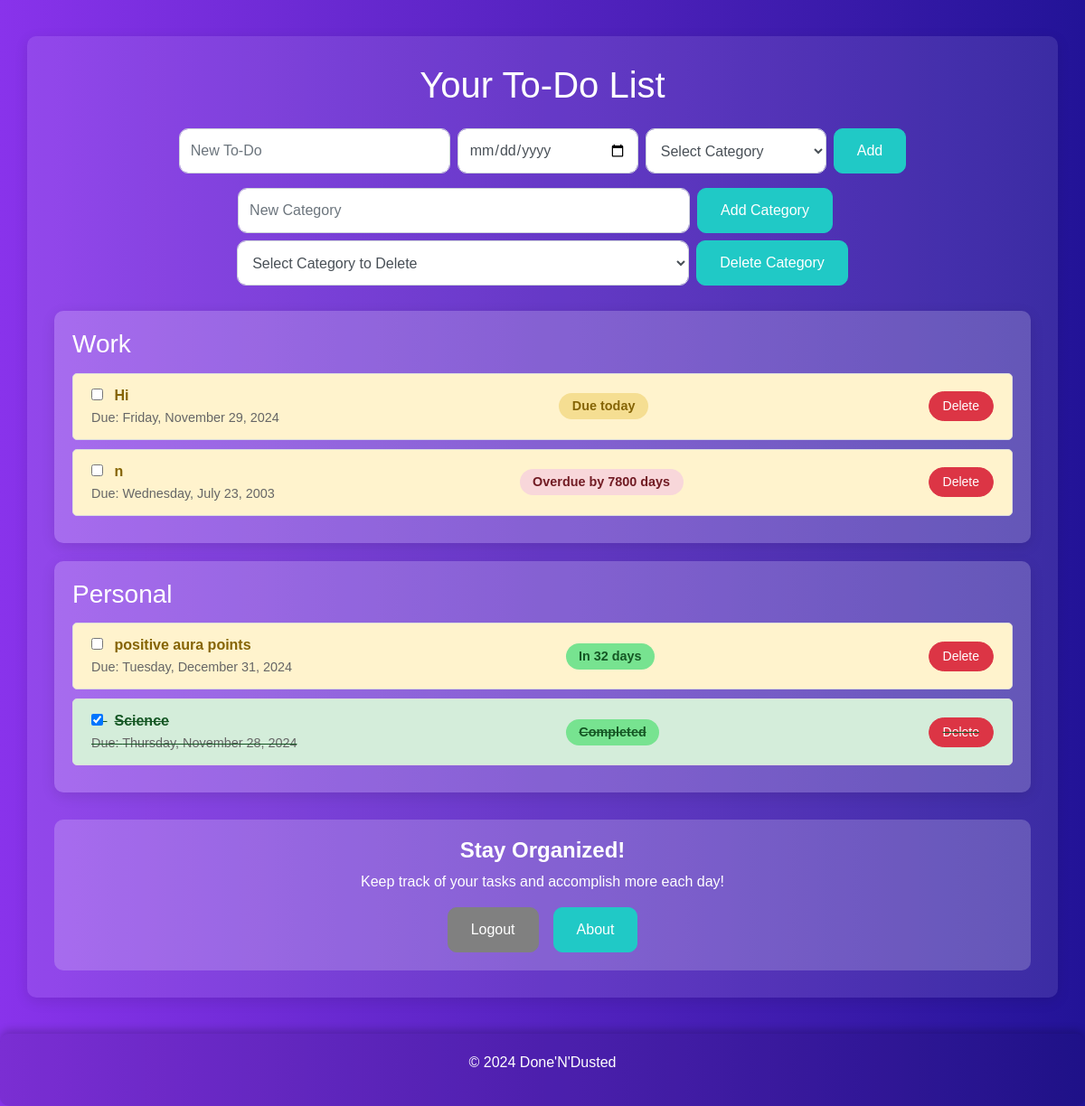
The app's page /dashboard (signed in) with its own data.
### setup_db.py (models this page shows)
class Category(Base):
    __tablename__ = 'categories'
    id = Column(Integer, primary_key=True)
    name = Column(String, unique=True, nullable=False)
    tasks = relationship('Task', back_populates='category')

class Task(Base):
    __tablename__ = 'tasks'
    id = Column(Integer, primary_key=True)
    description = Column(String, nullable=False)
    completed = Column(Boolean, default=False)
    due_date = Column(Date, nullable=True)  # Add due_date column
    user_id = Column(Integer, ForeignKey('users.id'), nullable=False)
    user = relationship('User', back_populates='todos')
    category_id = Column(Integer, ForeignKey('categories.id'), nullable=True)
    category = relationship('Category', back_populates='tasks')

### app.py (the view)
@app.route('/dashboard')
def dashboard():
    if "user_id" not in session:
        flash("Please log in to access the dashboard.", "warning")
        return redirect(url_for('login', next=request.url))  # Pass original URL in `next`
    tasks = db_session.query(Task).filter_by(user_id=session['user_id']).all()
    categories = db_session.query(Category).all()
    tasks_with_time_remaining = []
    today = datetime.now().date()
    for task in tasks:
        if task.due_date:
            delta = task.due_date - today
            if delta.days > 0:
                time_remaining = f"In {delta.days} day{'s' if delta.days != 1 else ''}"
                is_overdue = False
                is_due_today = False
            elif delta.days == 0:
                time_remaining = "Due today"
                is_overdue = False
                is_due_today = True
            else:
                time_remaining = f"Overdue by {abs(delta.days)} day{'s' if abs(delta.days) != 1 else ''}"
                is_overdue = True
                is_due_today = False
        else:
            time_remaining = None
            is_overdue = False
            is_due_today = False
        tasks_with_time_remaining.append({
            'id': task.id,
            'description': task.description,
            'due_date': task.due_date,
            'time_remaining': time_remaining,
            'is_overdue': is_overdue,
            'is_due_today': is_due_today,
            'completed': task.completed,
            'category_id': task.category_id
        })
    return render_template('dashboard.html', tasks=tasks_with_time_remaining, categories=categories)

### app.py (called while the page is built)
@app.context_processor
def inject_favicon():
    return dict(favicon_url=url_for('static', filename='img/favicon.ico'))

### templates/dashboard.html (shortened to what this page needs)
<!DOCTYPE html>
<html lang="en">
<head>
    <link rel="stylesheet" href="https://stackpath.bootstrapcdn.com/bootstrap/4.5.2/css/bootstrap.min.css">
</head>
<body>
    <div class="container">
        <h1 class="text-center mb-4">Your To-Do List</h1>
        <form action="{{ url_for('add_todo') }}" method="POST" class="form-inline justify-content-center mb-3">
            <input type="text" name="task" placeholder="New To-Do" required class="form-control mr-2" style="width: 300px;" />
            <input type="date" name="due_date" class="form-control mr-2" style="width: 200px;" />
            <select name="category" class="form-control mr-2" style="width: 200px;">
                <option value="">Select Category</option>
            </select>
            <button type="submit" class="btn btn-primary" style="height: 50px;">Add</button>
        </form>
        <div class="d-flex justify-content-center flex-wrap">
            <form action="{{ url_for('add_category') }}" method="POST" class="form-inline mr-3 mb-2">
                <input type="text" name="category_name" placeholder="New Category" required class="form-control mr-2" style="width: 500px;" />
                <button type="submit" class="btn btn-primary" style="height: 50px;">Add Category</button>
            </form>
            <form action="{{ url_for('delete_category') }}" method="POST" class="form-inline mb-2">
                <select name="category_id" class="form-control mr-2" style="width: 500px;">
                    <option value="">Select Category to Delete</option>
                </select>
                <button type="submit" class="btn btn-primary btn-delete-category" style="height: 50px;">Delete Category</button>
            </form>
        </div>
        {% for category in categories %}
        <div class="category-binder">
            <h3>{{ category.name }}</h3>
            <ul class="list-group">
                {% for task in tasks if task.category_id == category.id %}
                <li class="list-group-item d-flex justify-content-between align-items-center {% if task.completed %}completed{% else %}pending{% endif %} {% if task.is_overdue and not task.completed %}overdue-task{% endif %}" data-task-id="{{ task.id }}">
                    <div>
                        <input type="checkbox" class="task-checkbox" {% if task.completed %}checked{% endif %} data-task-id="{{ task.id }}">
                        <span class="ml-2 task-title">{{ task.description }}</span>
                        {% if task.due_date %}
                        <br>
                        <small class="task-due-date">Due: {{ task.due_date.strftime('%A, %B %d, %Y') }}</small>
                        {% endif %}
                    </div>
                    {% if task.completed %}
                    <span class="badge badge-pill badge-completed">Completed</span>
                    {% elif task.time_remaining %}
                    <span class="badge badge-pill
                        {% if task.is_overdue %}
                            badge-overdue text-overdue
                        {% elif task.is_due_today %}
                            badge-due-today text-due-today
                        {% else %}
                            badge-upcoming text-upcoming
                        {% endif %}
                    ">
                        {{ task.time_remaining }}
                    </span>
                    {% else %}
                    <span class="badge badge-secondary badge-pill text-no-due">No due date</span>
                    {% endif %}
                    <button type="button" class="btn btn-danger btn-sm delete-task">Delete</button>
                </li>
                {% endfor %}
            </ul>
        </div>
        {% endfor %}
        <div class="call-to-action">
            <h2>Stay Organized!</h2>
            <p>Keep track of your tasks and accomplish more each day!</p>
            <div class="d-flex justify-content-center">
                <a href="{{ url_for('logout') }}" class="btn btn-logout mr-3">Logout</a>
                <a href="{{ url_for('calendar') }}" class="btn btn-primary">About</a>
            </div>
        </div>
    </div>
    <footer>
        <p>&copy; 2024 Done'N'Dusted</p>
    </footer>
</body>
</html>

### templates/dashboard.html (style rules this page uses)
html, body { height: 100%; }
body { background: linear-gradient(90deg, #8933eb, #221397); color: white; font-family: Arial, sans-serif; min-height: 100%; background-color: cover; padding-bottom: 50px; }
.container { background: rgba(255, 255, 255, 0.1); padding: 30px; border-radius: 10px; margin-top: 40px; box-shadow: 0px 4px 15px rgba(0, 0, 0, 0.1); }
footer { text-align: center; padding: 20px; background: rgba(0, 0, 0, 0.1); border-radius: 10px; margin-top: 40px; box-shadow: 0px -4px 10px rgba(0, 0, 0, 0.2); }
.list-group-item { background-color: #f8f9fa; border: 1px solid #ddd; color: #333; margin-bottom: 10px; border-radius: 5px; font-size: 16px; display: flex; justify-content: space-between; align-items: center; transition: transform 0.3s; }
.list-group-item.completed { text-decoration: line-through; background-color: #d4edda; color: #155724; }
.list-group-item.pending { background-color: #fff3cd; color: #856404; }
.form-inline { margin-bottom: 20px; }
.form-control { border-radius: 10px; padding: 12px; height: 50px; width: 500px; }
.btn-primary { border-radius: 10px; padding: 12px 25px; background-color: #20c9c6; border-color: #20c9c6; transition: background-color 0.3s; height: 50px; }
.btn-danger { border-radius: 20px; padding: 5px 15px; }
.call-to-action { background: rgba(255, 253, 253, 0.2); padding: 20px; border-radius: 10px; margin-top: 30px; text-align: center; }
.call-to-action h2 { font-size: 24px; font-weight: bold; color: #ffffff; }
.call-to-action p { color: #ffffff; }
.btn-logout { background-color: #808080; border-color: #808080; color: white; padding: 12px 25px; border-radius: 10px; transition: background-color 0.3s; height: 50px; }
.category-binder { background: rgba(255, 255, 255, 0.2); padding: 20px; border-radius: 10px; margin-top: 20px; box-shadow: 0px 4px 15px rgba(0, 0, 0, 0.1); }
.category-binder h3 { color: #ffffff; margin-bottom: 15px; }
.category-binder .list-group-item { background-color: #f8f9fa; border: 1px solid #ddd; color: #333; margin-bottom: 10px; border-radius: 5px; font-size: 16px; display: flex; justify-content: space-between; align-items: center; transition: transform 0.3s; }
.category-binder .list-group-item.completed { text-decoration: line-through; background-color: #d4edda; color: #155724; }
.category-binder .list-group-item.pending { background-color: #fff3cd; color: #856404; }
.badge-pill { font-size: 0.9em; padding: 0.5em 1em; }
.badge-overdue { background-color: #f8d7da; color: #721c24; }
.badge-due-today { background-color: #f5de92; color: #856404; }
.badge-upcoming { background-color: #77e390; color: #155724; }
.task-title { font-weight: bold; }
.task-due-date { font-size: 0.9em; color: #666; }
.overdue-task { background-color: #cd7d84; color: #721c24; }
.badge-completed { background-color: #77e390; color: #155724; }
.text-overdue { color: #721c24; }
.text-due-today { color: #856404; }
.text-upcoming { color: #155724; }

### records on screen
Category: name "Work", description "n", time_remaining "Overdue by 7800 days"
Task: description "Hi", due_date "Friday, November 29, 2024", time_remaining "Due today"
Task: due_date "Wednesday, July 23, 2003"
Category: name "Personal"
Task: description "positive aura points", due_date "Tuesday, December 31, 2024", time_remaining "In 32 days"
Task: description "Science", due_date "Thursday, November 28, 2024", shows "Completed"
